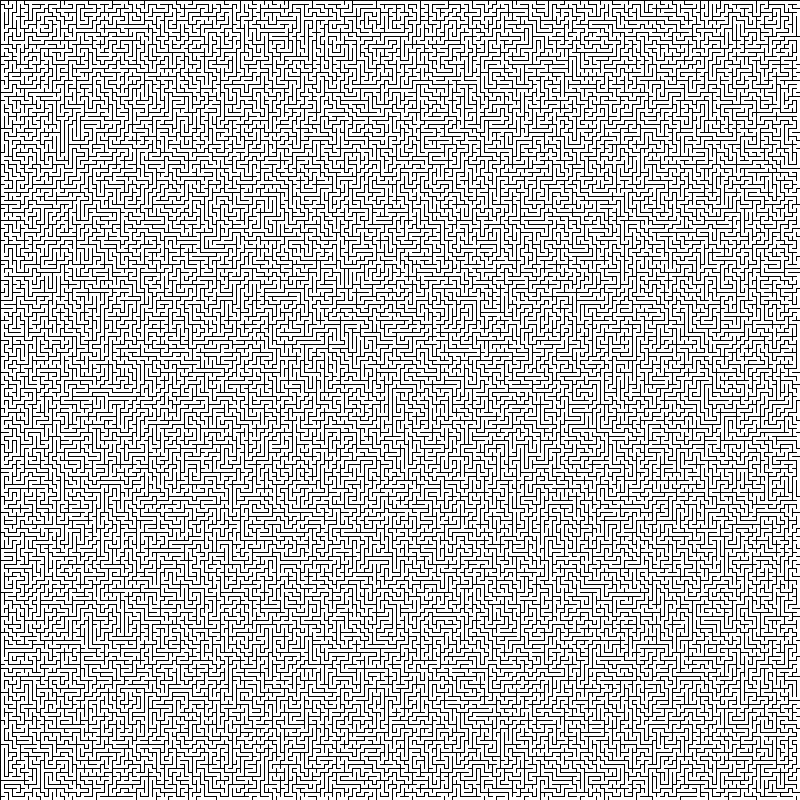
Frame 1 (no input)
Frame 60 (the mouse pressed at the canvas centre just before this capture): identical to frame 1, image omitted
Frame 120 (the mouse held since frame 60 and released just before this capture): identical to frame 1, image omitted

The Processing sketch that drew this single still picture (run headless with seeded random() and noise(); from frame 60 on, the mouse is pressed at the canvas centre):

// Processing sketch: MazeTest6
// ── MazeTest6.pde
int clm = 200, row = 200;
float w;
Cell current;
Cell[][] cell;
ArrayList<Cell> stack = new ArrayList<Cell>();
void setup() {
  size(800, 800);
  frameRate(60);
  w = min(width, height) == height ? height/row : width/clm;
  cell = new Cell[clm][row];
  for (int i = 0; i < clm; i++) for (int j = 0; j < row; j++) cell[i][j] = new Cell(i, j);
  current = cell[0][0];
  while (unvisited()) {
    current.visited = true;
    ArrayList<Cell> neighbours = new ArrayList<Cell>();
    if (current.j - 1 != -1 && !cell[current.i][current.j - 1].visited) neighbours.add(cell[current.i][current.j - 1]);
    if (current.j + 1 != row && !cell[current.i][current.j + 1].visited) neighbours.add(cell[current.i][current.j + 1]);
    if (current.i - 1 != -1 && !cell[current.i - 1][current.j].visited) neighbours.add(cell[current.i - 1][current.j]);
    if (current.i + 1 != clm && !cell[current.i + 1][current.j].visited) neighbours.add(cell[current.i + 1][current.j]);
    if (neighbours.size() != 0) {
      Cell next = neighbours.get(floor(random(neighbours.size())));
      stack.add(current);
      if (current.j - next.j == 1) {
        current.wall[0] = false;
        next.wall[2] = false;
      } else if (current.j - next.j == -1) {
        current.wall[2] = false;
        next.wall[0] = false;
      }
      if (current.i - next.i == 1) {
        current.wall[3] = false;
        next.wall[1] = false;
      } else if (current.i - next.i == -1) {
        current.wall[1] = false;
        next.wall[3] = false;
      }
      current = next;
    } else if (stack.size() != 0) {
      current = stack.get(stack.size() - 1);
      stack.remove(stack.size() - 1);
    }
  }
}

void draw() {
  println(frameRate);
  background(255);
  for (int i = 0; i < clm; i++) for (int j = 0; j < row; j++) cell[i][j].show();
}

boolean unvisited() {
  for (int i = 0; i < clm; i++) for (int j = 0; j < row; j++) if (!cell[i][j].visited) return true;
  return false;
}

class Cell {
  int i, j;
  float x1, y1, x2, y2;
  boolean visited = false;
  boolean[] wall = {true, true, true, true};
  Cell(int i_, int j_) {
    i = i_;
    j = j_;
    x1 = i*w;
    y1 = j*w;
    x2 = x1 + w;
    y2 = y1 + w;
  }
  void show() {
    if (wall[0]) line(x1, y1, x2, y1);
    if (wall[1]) line(x2, y1, x2, y2);
    if (wall[2]) line(x2, y2, x1, y2);
    if (wall[3]) line(x1, y2, x1, y1);
  }
}
